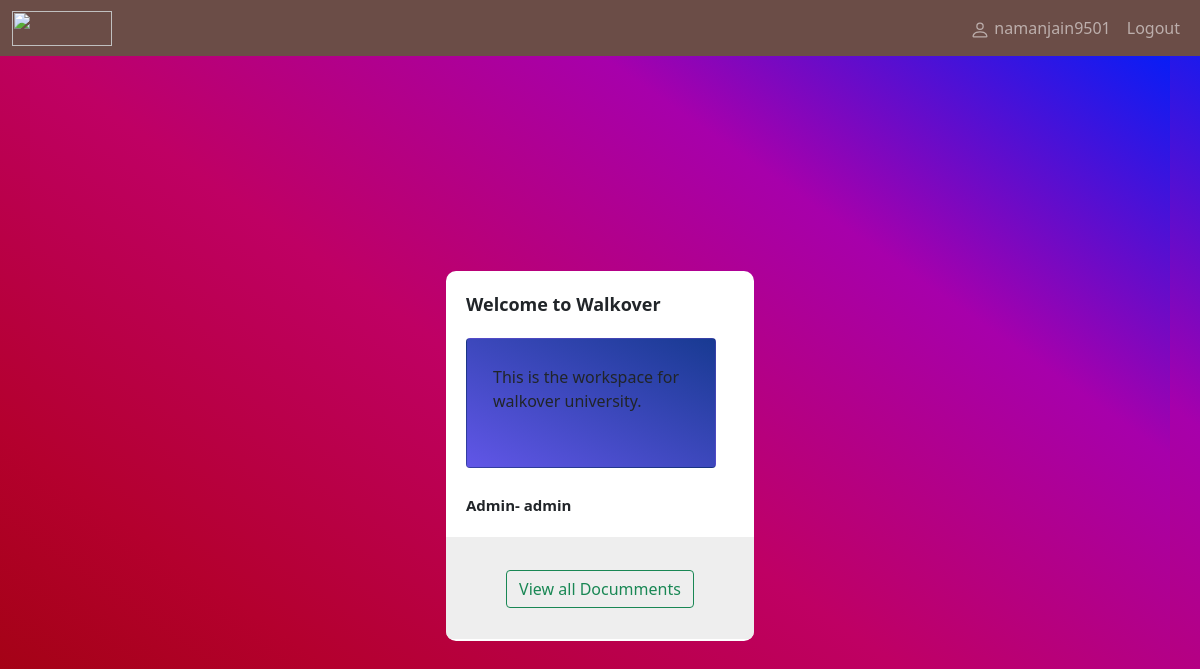
The page /welcome/1 (signed in) on the database its author committed.
### docplatform/models.py (models this page shows, shortened)
class User(AbstractUser):
    workspace = models.ManyToManyField(Workspace, blank=True)

class Workspace(models.Model):
    name =  models.CharField(max_length=100)
    admin = models.ForeignKey(settings.AUTH_USER_MODEL, on_delete=models.CASCADE, related_name='+')
    desc = models.TextField()

### docplatform/views.py (the view)
# urls.py: path('welcome/<id>', views.welcome, name="welcome"),
def welcome(request,id):
    worksp = Workspace.objects.get(pk=id)
    return render(request, 'welcome.html', {'worksp': worksp})

### docplatform/templates/welcome.html (shortened to what this page needs)
{% load static %}
<!doctype html>
<html lang="en">
  <head>
    <link rel="stylesheet" href="{% static 'css/welcome.css' %}" type="text/css" />
    <link href="https://cdn.jsdelivr.net/npm/bootstrap@5.1.3/dist/css/bootstrap.min.css" rel="stylesheet">
  </head>
  <body>
    {% include 'navbar.html' %}
    <div class="container">
        <div class="outer-frame">
            <div class="card-1">
                <div class="first-row">
                <span class="text"><center>Welcome to {{worksp.name}}</center></span>
            </div>
            <div class="card">
                <div class="card-body">
                    {{worksp.desc}}
                </div>
            </div>
            <div class="amount-text">
                {%  if worksp.admin == request.user %}
             <span></i>You are admin of this Workspace</span>
                {% else %}
             <span></i>Admin- {{worksp.admin}}</span>
             {% endif %}
            </div>
            </div>
            <div class="last-row">
                <div class="border-line">
                 <a href="{% url 'list' worksp.id %}" type="button" class="btn btn-outline-success">View all Documments</a>
                </div>
            </div>
        </div>
    </div>
  </body>
</html>

### docplatform/templates/navbar.html (shortened to what this page needs)
<nav class="navbar navbar-expand-lg navbar-dark" style="background-color: #6B4D47;">
    <div class="container-fluid">
      <div class="collapse navbar-collapse" id="navbarSupportedContent">
        <ul class="navbar-nav me-auto mb-2 mb-lg-0">
        <img src="https://walkover.in/assets/images/walkover_logo.svg" width="100px" height="35px">
        </ul>
        <ul class="navbar-nav ms-auto mb-2 mb-lg-0">
            {%if user.is_authenticated %}
            <li class="nav-item">
                <a class="nav-link" href="#">  {{request.user}}</a>
              </li>
              <li class="nav-item">
                <a class="nav-link" href="{% url 'logout' %}">Logout</a>
              </li>
            {% endif %}
      </div>
    </div>
  </nav>

### static/css/welcome.css (style rules this page uses)
body { background-color: #eee; background-image: linear-gradient(to right top, #990404, #b4002e, #bf0064, #a700ab, #081df6) }
.container { background-color: #eee; background-image: linear-gradient(to right top, #990404, #b4002e, #bf0064, #a700ab, #081df6); min-height:100vh; display:flex; justify-content:center; align-items:center; }
.outer-frame { height:370px; width:308px; background-color:#fff; border-radius:10px; overflow:hidden; }
.card-1 { padding:20px; border-bottom:2px solid #eee; }
.first-row { display:flex; justify-content:space-between; position:relative; }
.text { font-size:18px; font-weight:900; }
.card { height:130px; width:250px; background-image: linear-gradient(to right top,#6156E7,#183A92); margin-top:20px; border-radius:10px; padding:10px; position:relative; }
.amount-text { margin-top:25px; }
.amount-text span { font-size:15px; padding-top:30px; font-weight:900; }
.last-row { height:100px; width:100%; }
.border-line { height:100%; display:flex; justify-content:center; align-items:center; }
.last-row { background-color:#eee; }

### rows shown on the page
User: user "namanjain9501"
Workspace: name "Walkover", desc "This is the workspace for walkover university.", admin "admin"
